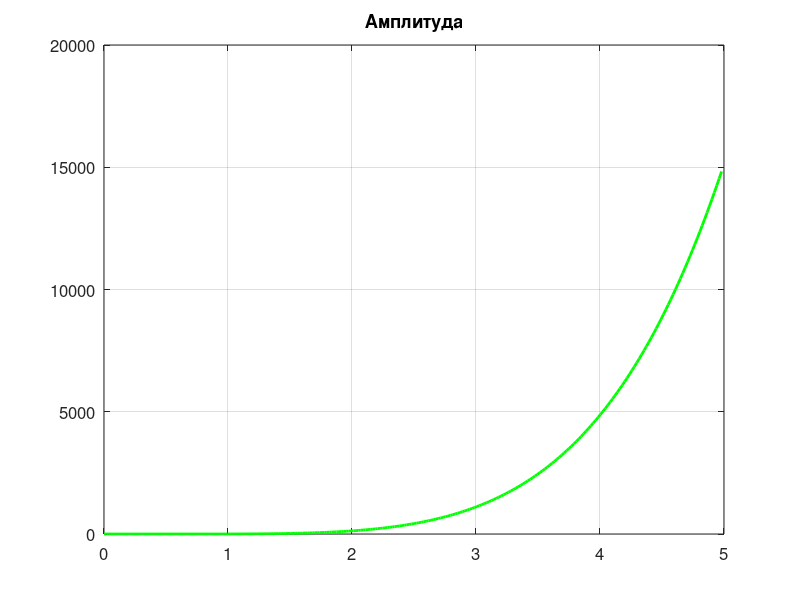
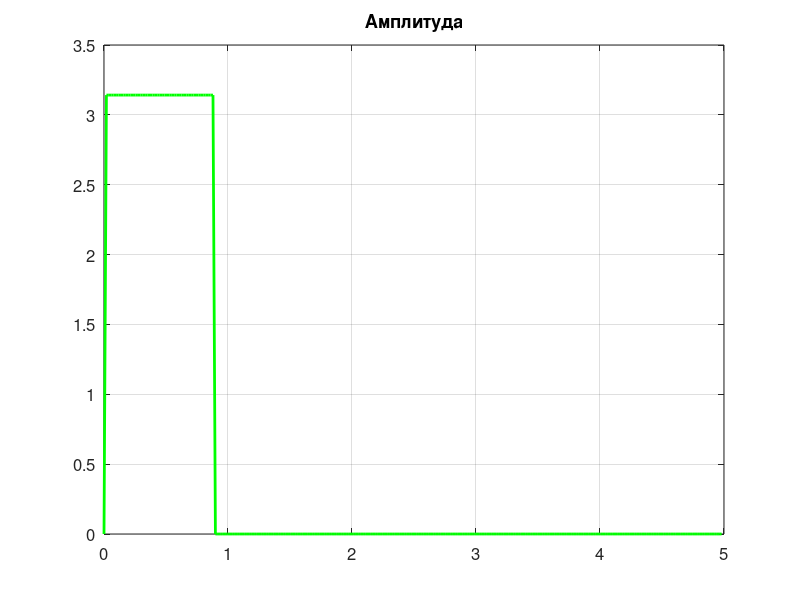
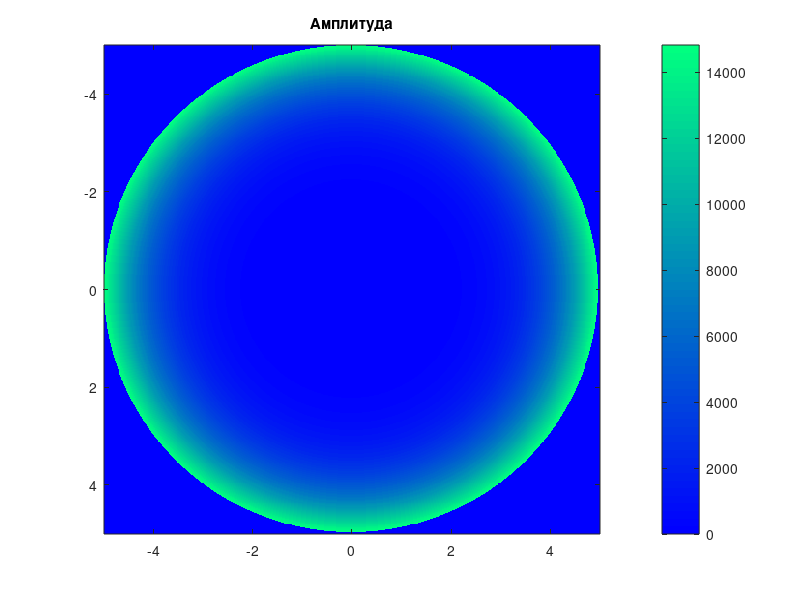
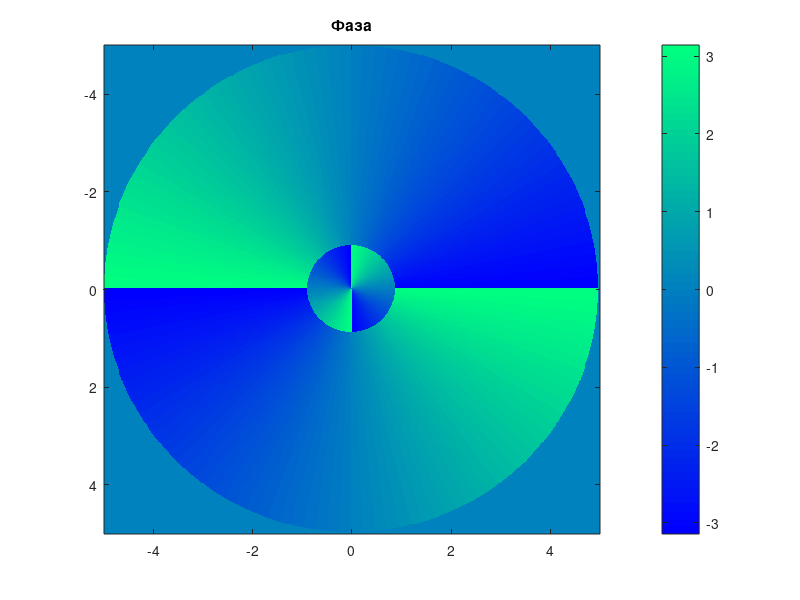

These charts were generated, in order, by the following MATLAB code:
close all;
clear all;

R = 5;
m = 2;
n = 256;
N = 2 * n + 1;
h_r = R / n;
r_h = 0 : h_r : (R - h_r / 2);
M = 4096;
b = (n ^ 2) / (4 * R * M);
h_x = (2 * R) / n;

function res = func_ro(ro)
    res = (5 * (ro .^ 5) - 4 * ro .^ 3);
end

values_func_ro = func_ro(r_h);

%Задание 1

figure('Position', [100, 100, 1200, 600]);
plot(r_h, abs(values_func_ro), 'LineWidth', 2, 'Color', 'g');
title('Амплитуда');
grid on;
set(gca, 'FontSize', 12);

figure('Position', [100, 100, 1200, 600]);
plot(r_h, angle(values_func_ro), 'LineWidth', 2, 'Color', 'g');
title('Амплитуда');
grid on;
set(gca, 'FontSize', 12);

%Задание 2

function a = two_d_array_of_function_values(values, N, m)
    n = N - 1;
    a = zeros(2 * N + 1, 2 * N + 1);
    for j = 1:2 * N + 1
        for k = 1:2 * N + 1
            alpha = round(sqrt((j - n - 1) ^ 2 + (k - n - 1) ^ 2));
            if (alpha <= n)
                a(j, k) = values(alpha + 1) * exp(1i * m * atan2(k - n - 1, j - n - 1));
            end
        end
    end
end

two_d_array_of_func = two_d_array_of_function_values(values_func_ro, n, m);

function plot_2d_function(input_function, R, amplitude_title, phase_title)
    fig = figure;
    ax1 = subplot(1, 2, 1);
    ax2 = subplot(1, 2, 2);

    imagesc(ax1, -R:R, -R:R, abs(input_function));
    colormap(ax1, 'Winter'); %Autumn
    title(ax1, amplitude_title);
    colorbar(ax1);

    imagesc(ax2, -R:R, -R:R, angle(input_function));
    colormap(ax2, 'Winter');
    title(ax2, phase_title);
    colorbar(ax2);
end

%plot_2d_function(two_d_array_of_func, R, 'Амплитуда', 'Фаза');
figure('Position', [100, 100, 600, 600]);
imagesc(-R:R, -R:R, abs(two_d_array_of_func));
title('Амплитуда');
colormap('Winter');
colorbar;

figure('Position', [100, 100, 600, 600]);
imagesc(-R:R, -R:R, angle(two_d_array_of_func));
title('Фаза');
colormap('Winter');
colorbar;

%Задание 3

function integral = hankel_transformation(input_function, m, input_area, h_r)
    x = input_area;
    n = length(x);
    integral = complex(zeros(1, n));
    for i = 1:n
        integral(i) = sum(input_function .* besselj(m, 2 * pi * x * x(i)) .* x * h_r);
    end
    integral = integral * (2 * pi / 1i^m);
end

tic;
H = hankel_transformation(values_func_ro, m, r_h, h_r);
elapsedTimeH = toc

figure('Position', [100, 100, 600, 600]);
plot(r_h, abs(H), 'LineWidth', 2, 'Color', 'g');
title('Амплитуда');
grid on;
set(gca, 'FontSize', 12);

figure('Position', [100, 100, 600, 600]);
plot(r_h, angle(H), 'LineWidth', 2, 'Color', 'g');
title('Фаза');
grid on;
set(gca, 'FontSize', 12);

H_2D_array = two_d_array_of_function_values(H, n, m);

%plot_2d_function(H_2D_array, R, 'Амплитуда', 'Фаза');

figure('Position', [100, 100, 600, 600]);
imagesc(-R:R, -R:R, abs(H_2D_array));
title('Амплитуда');
colormap('Winter');
colorbar;

figure('Position', [100, 100, 600, 600]);
imagesc(-R:R, -R:R, angle(H_2D_array));
title('Фаза');
colormap('Winter');
colorbar;
%Задание 4

function F = bpf(f, N, M, h_x)
  zeros_to_add = zeros(1, round((M - N) / 2));
  f = horzcat(zeros_to_add, f, zeros_to_add);

  f = fftshift(f);
  F = fft(f) * h_x;
  F = fftshift(F);

  F = F(length(F) / 2 - N / 2 + 1 : length(F) / 2 + N / 2);
end

function F = bpf_dd(f, N, M, h_x)
  F = zeros(N, N);
  for i = 1 : N
    F(i, :) = bpf(f(i, :), N, M, h_x);
  endfor
  F = F.';
  for j = 1 : N
    F(j, :) = bpf(F(j, :), N, M, h_x);
  endfor
  F = F.';
end

tic;
FFT_2D = bpf_dd(two_d_array_of_func, N, M, h_x);
elapsedTimeBPF = toc

%plot_2d_function(FFT_2D, b, 'Амплитуда', 'Фаза');

h_u = (2 * b) / N;
u_area = -b : h_u : b - h_u;

figure('Position', [100, 100, 600, 600]);
imagesc(u_area, u_area, abs(FFT_2D));
title('Амплитуда');
colormap('Winter');
colorbar;

figure('Position', [100, 100, 600, 600]);
imagesc(u_area, u_area, angle(FFT_2D));
title('Фаза');
colormap('Winter');
colorbar;

